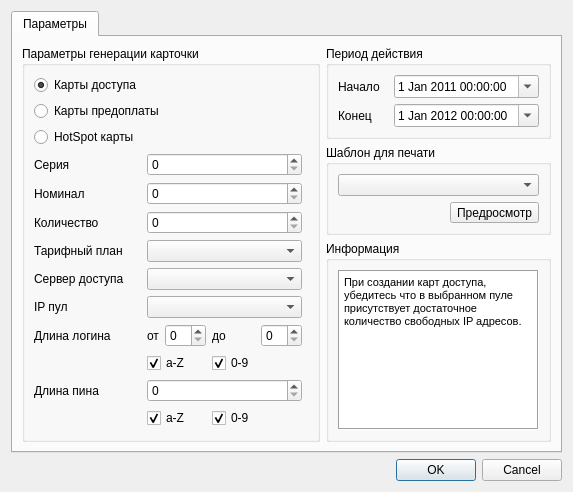
<?xml version="1.0" encoding="UTF-8"?>
<ui version="4.0">
 <class>Dialog</class>
 <widget class="QDialog" name="Dialog">
  <property name="geometry">
   <rect>
    <x>0</x>
    <y>0</y>
    <width>573</width>
    <height>467</height>
   </rect>
  </property>
  <property name="windowTitle">
   <string>Параметры серии</string>
  </property>
  <layout class="QGridLayout" name="gridLayout">
   <item row="1" column="0">
    <widget class="QDialogButtonBox" name="buttonBox">
     <property name="orientation">
      <enum>Qt::Horizontal</enum>
     </property>
     <property name="standardButtons">
      <set>QDialogButtonBox::Cancel|QDialogButtonBox::Ok</set>
     </property>
    </widget>
   </item>
   <item row="0" column="0">
    <widget class="QTabWidget" name="tabWidget">
     <property name="currentIndex">
      <number>0</number>
     </property>
     <widget class="QWidget" name="tab">
      <attribute name="title">
       <string>Параметры</string>
      </attribute>
      <layout class="QGridLayout" name="gridLayout_2">
       <item row="0" column="0" rowspan="3">
        <widget class="QGroupBox" name="params_groupBox">
         <property name="title">
          <string>Параметры генерации карточки</string>
         </property>
         <layout class="QGridLayout" name="gridLayout_3">
          <item row="0" column="0">
           <widget class="QRadioButton" name="radioButton_access">
            <property name="text">
             <string>Карты доступа</string>
            </property>
            <property name="checked">
             <bool>true</bool>
            </property>
           </widget>
          </item>
          <item row="1" column="0" colspan="6">
           <widget class="QRadioButton" name="radioButton_prepaid">
            <property name="text">
             <string>Карты предоплаты</string>
            </property>
            <property name="checked">
             <bool>false</bool>
            </property>
           </widget>
          </item>
          <item row="3" column="0">
           <widget class="QLabel" name="series_label">
            <property name="text">
             <string>Серия</string>
            </property>
           </widget>
          </item>
          <item row="3" column="1" colspan="4">
           <widget class="QSpinBox" name="series_spinBox">
            <property name="maximum">
             <number>999999999</number>
            </property>
           </widget>
          </item>
          <item row="4" column="0">
           <widget class="QLabel" name="nominal_label">
            <property name="text">
             <string>Номинал</string>
            </property>
           </widget>
          </item>
          <item row="4" column="1" colspan="4">
           <widget class="QSpinBox" name="spinBox_nominal">
            <property name="frame">
             <bool>true</bool>
            </property>
            <property name="buttonSymbols">
             <enum>QAbstractSpinBox::UpDownArrows</enum>
            </property>
            <property name="accelerated">
             <bool>true</bool>
            </property>
            <property name="maximum">
             <number>999999999</number>
            </property>
           </widget>
          </item>
          <item row="5" column="0">
           <widget class="QLabel" name="count_label">
            <property name="text">
             <string>Количество</string>
            </property>
           </widget>
          </item>
          <item row="5" column="1" colspan="4">
           <widget class="QSpinBox" name="count_spinBox">
            <property name="frame">
             <bool>true</bool>
            </property>
            <property name="buttonSymbols">
             <enum>QAbstractSpinBox::UpDownArrows</enum>
            </property>
            <property name="accelerated">
             <bool>true</bool>
            </property>
            <property name="maximum">
             <number>999999999</number>
            </property>
           </widget>
          </item>
          <item row="6" column="0">
           <widget class="QLabel" name="label_tarif">
            <property name="text">
             <string>Тарифный план</string>
            </property>
           </widget>
          </item>
          <item row="6" column="1" colspan="4">
           <widget class="QComboBox" name="comboBox_tarif"/>
          </item>
          <item row="7" column="0">
           <widget class="QLabel" name="label_nas">
            <property name="text">
             <string>Сервер доступа</string>
            </property>
           </widget>
          </item>
          <item row="7" column="1" colspan="4">
           <widget class="QComboBox" name="comboBox_nas"/>
          </item>
          <item row="8" column="0">
           <widget class="QLabel" name="label_ippool">
            <property name="text">
             <string>IP пул</string>
            </property>
           </widget>
          </item>
          <item row="8" column="1" colspan="4">
           <widget class="QComboBox" name="comboBox_ippool"/>
          </item>
          <item row="9" column="0">
           <widget class="QLabel" name="label_login">
            <property name="text">
             <string>Длина логина</string>
            </property>
           </widget>
          </item>
          <item row="9" column="2">
           <widget class="QSpinBox" name="spinBox_login_from">
            <property name="text" stdset="0">
             <string>0</string>
            </property>
            <property name="maximum">
             <number>32</number>
            </property>
           </widget>
          </item>
          <item row="10" column="1" colspan="2">
           <widget class="QCheckBox" name="l_checkBox_login">
            <property name="text">
             <string>a-Z</string>
            </property>
            <property name="checked">
             <bool>true</bool>
            </property>
           </widget>
          </item>
          <item row="10" column="3" colspan="2">
           <widget class="QCheckBox" name="numbers_checkBox_login">
            <property name="text">
             <string>0-9</string>
            </property>
            <property name="checked">
             <bool>true</bool>
            </property>
           </widget>
          </item>
          <item row="11" column="0">
           <widget class="QLabel" name="pin_label">
            <property name="text">
             <string>Длина пина</string>
            </property>
           </widget>
          </item>
          <item row="11" column="1" colspan="4">
           <widget class="QSpinBox" name="pin_spinBox">
            <property name="text" stdset="0">
             <string>0</string>
            </property>
            <property name="maximum">
             <number>32</number>
            </property>
           </widget>
          </item>
          <item row="12" column="1" colspan="2">
           <widget class="QCheckBox" name="l_checkBox_pin">
            <property name="text">
             <string>a-Z</string>
            </property>
            <property name="checked">
             <bool>true</bool>
            </property>
           </widget>
          </item>
          <item row="12" column="3">
           <widget class="QCheckBox" name="numbers_checkBox_pin">
            <property name="text">
             <string>0-9</string>
            </property>
            <property name="checked">
             <bool>true</bool>
            </property>
           </widget>
          </item>
          <item row="2" column="0">
           <widget class="QRadioButton" name="radioButton_hotspot">
            <property name="text">
             <string>HotSpot карты</string>
            </property>
           </widget>
          </item>
          <item row="9" column="1">
           <widget class="QLabel" name="label_login_from">
            <property name="text">
             <string>от</string>
            </property>
           </widget>
          </item>
          <item row="9" column="3">
           <widget class="QLabel" name="label_login_to">
            <property name="text">
             <string>до</string>
            </property>
           </widget>
          </item>
          <item row="9" column="4">
           <widget class="QSpinBox" name="spinBox_login_to"/>
          </item>
         </layout>
        </widget>
       </item>
       <item row="0" column="1">
        <widget class="QGroupBox" name="period_groupBox">
         <property name="title">
          <string>Период действия</string>
         </property>
         <layout class="QGridLayout" name="gridLayout_4">
          <item row="0" column="0">
           <widget class="QLabel" name="start_label">
            <property name="text">
             <string>Начало</string>
            </property>
           </widget>
          </item>
          <item row="0" column="1">
           <widget class="QDateTimeEdit" name="start_dateTimeEdit">
            <property name="dateTime">
             <datetime>
              <hour>0</hour>
              <minute>0</minute>
              <second>0</second>
              <year>2011</year>
              <month>1</month>
              <day>1</day>
             </datetime>
            </property>
            <property name="calendarPopup">
             <bool>true</bool>
            </property>
           </widget>
          </item>
          <item row="1" column="0">
           <widget class="QLabel" name="end_label">
            <property name="text">
             <string>Конец</string>
            </property>
           </widget>
          </item>
          <item row="1" column="1">
           <widget class="QDateTimeEdit" name="end_dateTimeEdit">
            <property name="dateTime">
             <datetime>
              <hour>0</hour>
              <minute>0</minute>
              <second>0</second>
              <year>2012</year>
              <month>1</month>
              <day>1</day>
             </datetime>
            </property>
            <property name="calendarPopup">
             <bool>true</bool>
            </property>
           </widget>
          </item>
         </layout>
        </widget>
       </item>
       <item row="1" column="1">
        <widget class="QGroupBox" name="groupBox_template">
         <property name="title">
          <string>Шаблон для печати</string>
         </property>
         <layout class="QGridLayout" name="gridLayout_5">
          <item row="0" column="0" colspan="2">
           <widget class="QComboBox" name="comboBox_templates">
            <property name="frame">
             <bool>true</bool>
            </property>
           </widget>
          </item>
          <item row="1" column="1">
           <widget class="QToolButton" name="toolButton_preview">
            <property name="text">
             <string>Предросмотр</string>
            </property>
           </widget>
          </item>
         </layout>
        </widget>
       </item>
       <item row="2" column="1">
        <widget class="QGroupBox" name="groupBox_info">
         <property name="title">
          <string>Информация</string>
         </property>
         <layout class="QGridLayout" name="gridLayout_6">
          <item row="0" column="0">
           <widget class="QTextBrowser" name="textBrowser">
            <property name="enabled">
             <bool>true</bool>
            </property>
            <property name="frameShape">
             <enum>QFrame::Box</enum>
            </property>
            <property name="verticalScrollBarPolicy">
             <enum>Qt::ScrollBarAlwaysOff</enum>
            </property>
            <property name="horizontalScrollBarPolicy">
             <enum>Qt::ScrollBarAlwaysOff</enum>
            </property>
            <property name="html">
             <string>&lt;!DOCTYPE HTML PUBLIC &quot;-//W3C//DTD HTML 4.0//EN&quot; &quot;http://www.w3.org/TR/REC-html40/strict.dtd&quot;&gt;
&lt;html&gt;&lt;head&gt;&lt;meta name=&quot;qrichtext&quot; content=&quot;1&quot; /&gt;&lt;style type=&quot;text/css&quot;&gt;
p, li { white-space: pre-wrap; }
&lt;/style&gt;&lt;/head&gt;&lt;body style=&quot; font-family:'MS Shell Dlg 2'; font-size:8.25pt; font-weight:400; font-style:normal;&quot;&gt;
&lt;p style=&quot; margin-top:0px; margin-bottom:0px; margin-left:0px; margin-right:0px; -qt-block-indent:0; text-indent:0px;&quot;&gt;&lt;span style=&quot; font-size:8pt;&quot;&gt;При создании карт доступа, убедитесь что в выбранном пуле присутствует достаточное количество свободных IP адресов.&lt;/span&gt;&lt;/p&gt;&lt;/body&gt;&lt;/html&gt;</string>
            </property>
            <property name="acceptRichText">
             <bool>false</bool>
            </property>
            <property name="textInteractionFlags">
             <set>Qt::NoTextInteraction</set>
            </property>
            <property name="openLinks">
             <bool>false</bool>
            </property>
           </widget>
          </item>
         </layout>
        </widget>
       </item>
      </layout>
     </widget>
    </widget>
   </item>
  </layout>
 </widget>
 <resources/>
 <connections>
  <connection>
   <sender>buttonBox</sender>
   <signal>accepted()</signal>
   <receiver>Dialog</receiver>
   <slot>accept()</slot>
   <hints>
    <hint type="sourcelabel">
     <x>248</x>
     <y>254</y>
    </hint>
    <hint type="destinationlabel">
     <x>157</x>
     <y>274</y>
    </hint>
   </hints>
  </connection>
  <connection>
   <sender>buttonBox</sender>
   <signal>rejected()</signal>
   <receiver>Dialog</receiver>
   <slot>reject()</slot>
   <hints>
    <hint type="sourcelabel">
     <x>316</x>
     <y>260</y>
    </hint>
    <hint type="destinationlabel">
     <x>286</x>
     <y>274</y>
    </hint>
   </hints>
  </connection>
 </connections>
</ui>
